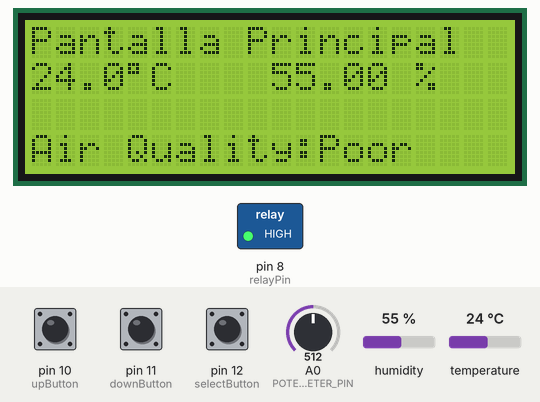
This sketch was run on a simulated Arduino Uno, built with avr-gcc and run on an emulated ATmega328P. Shown: 20×4 character LCD, switched loads named in the sketch (green lamp = pin HIGH). The inputs (shaded band) are chosen by the test bench; at power-on: A0 (POTENTIOMETER_PIN) = 512, pin 12 (selectButton) HIGH, pin 11 (downButton) HIGH, pin 10 (upButton) HIGH, humidity 55 %, temperature 24 °C.

Above: at 1.8 s.
1.9 s: A0 (POTENTIOMETER_PIN) set to 427
3.5 s: A0 (POTENTIOMETER_PIN) set to 392
At 4.8 s:
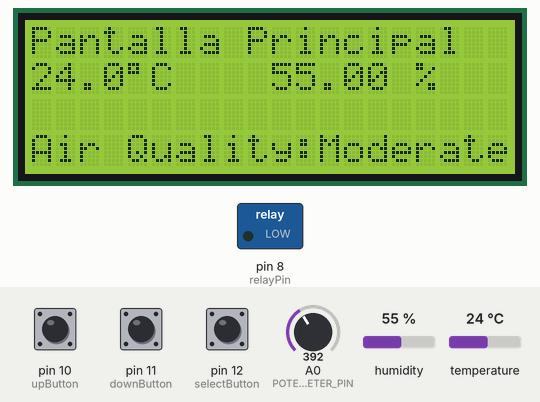
5.5 s: pin 12 (selectButton) pulled LOW for 0.65 s
At 6.2 s:
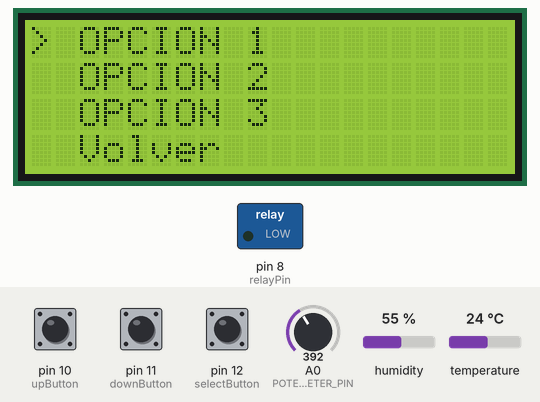
7.6 s: pin 11 (downButton) pulled LOW for 0.65 s
9.7 s: pin 11 (downButton) pulled LOW for 1 s
12.2 s: pin 12 (selectButton) pulled LOW for 1 s
At 12.6 s:
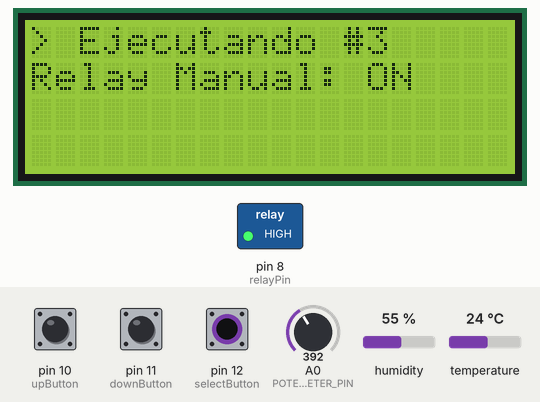
Timing chart, 0 to 15.2 s (numbered marks = the images above; inputs shaded):
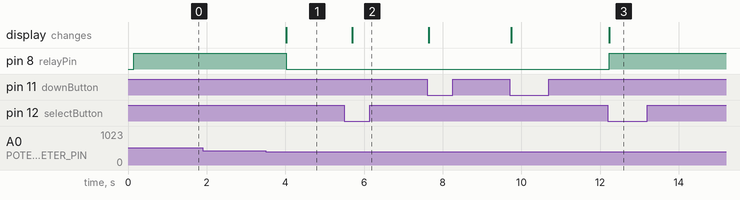

The sketch:

menu_puro_DHT11_mq135_rele.ino
```cpp
#include <Wire.h>
#include <LiquidCrystal_I2C.h>
#include <DHT.h>

#define DHTPIN 9       // Pin digital utilizado para la comunicación con el sensor DHT11
#define DHTTYPE DHT11   // Tipo de sensor DHT (DHT11 en este caso)

LiquidCrystal_I2C lcd(0x20, 20, 4);
DHT dht(DHTPIN, DHTTYPE);

int upButton = 10;
int downButton = 11;
int selectButton = 12;
int relayPin = 8;
float ppm = 0.0;
int menu = 0;
bool menuVisible = false;
bool relayManualOn = false;

const int POTENTIOMETER_PIN = A0;

const float ANALOG_MIN = 0.0;     // Valor mínimo de lectura analógica
const float ANALOG_MAX = 1023.0;  // Valor máximo de lectura analógica
const float PPM_MIN = 0.0;        // Valor mínimo de ppm
const float PPM_MAX = 1000.0;     // Valor máximo de ppm

void setup() {

  lcd.init();
  lcd.backlight();
  pinMode(upButton, INPUT_PULLUP);
  pinMode(downButton, INPUT_PULLUP);
  pinMode(selectButton, INPUT_PULLUP);
  pinMode(relayPin, OUTPUT); // Configura el pin del relé como salida
  dht.begin();  // Inicializar el sensor DHT11
  updateScreen();

}

void loop() {

  if (!digitalRead(downButton)) {
    if (menuVisible) {
      menu++;
      if (menu > 4) {
        menu = 4;
      }
      updateMenu();
    }
    delay(100);
    while (!digitalRead(downButton));
  }
  if (!digitalRead(upButton)) {
    if (menuVisible) {
      menu--;
      if (menu < 1) {
        menu = 1;
      }
      updateMenu();
    }
    delay(100);
    while (!digitalRead(upButton));
  }
  if (!digitalRead(selectButton)) {
    if (menuVisible) {
      executeAction();
    } else {
      menuVisible = true;
      menu = 1;
      updateScreen();
    }
    delay(100);
    while (!digitalRead(selectButton));
  }

  if (!menuVisible) {
    showMainScreen();
  }
}

void updateScreen() {
  lcd.clear();
  if (menuVisible) {
    updateMenu();
  } else {
    showMainScreen();
  }
}

void showMainScreen() {
  lcd.setCursor(0, 0);
  lcd.print("Pantalla Principal");

  // Leer la temperatura y humedad del sensor DHT11
  float temperature = dht.readTemperature();
  float humidity = dht.readHumidity();

  lcd.setCursor(0, 1);
  char tempStr[10];
  dtostrf(temperature, 4, 1, tempStr);
  lcd.print(tempStr);
  lcd.print((char)223);
  lcd.print("C");

  lcd.setCursor(10, 1);
  lcd.print(humidity);
  lcd.print(" %");


  // Leer MQ135 !!!1

  lcd.setCursor(0, 3);
  lcd.print("Air Quality:");

  int potValue = analogRead(POTENTIOMETER_PIN);
  float voltage = potValue * (5.0 / 1023.0);

  ppm = mapFloat(potValue, ANALOG_MIN, ANALOG_MAX, PPM_MIN, PPM_MAX);

  lcd.setCursor(12, 3);
  lcd.print(getAirQuality(ppm));

  // Control del relé según la calidad del aire
  if (getAirQuality(ppm) == "Poor    ") {
    digitalWrite(relayPin, HIGH);  // Activa el relé
  } else if (getAirQuality(ppm) == "Moderate" && !relayManualOn) {
    digitalWrite(relayPin, LOW);   // Desactiva el relé
  }

  // Delay para dar tiempo a la visualización
  delay(500);
}

void updateMenu() {
  lcd.clear();
  switch (menu) {
    case 1:
      lcd.setCursor(0, 0);
      lcd.print("> OPCION 1");
      lcd.setCursor(0, 1);
      lcd.print("  OPCION 2");
      lcd.setCursor(0, 2);
      lcd.print("  OPCION 3");
      lcd.setCursor(0, 3);
      lcd.print("  Volver");
      break;
    case 2:
      lcd.setCursor(0, 0);
      lcd.print("  OPCION 1");
      lcd.setCursor(0, 1);
      lcd.print("> OPCION 2");
      lcd.setCursor(0, 2);
      lcd.print("  OPCION 3");
      lcd.setCursor(0, 3);
      lcd.print("  Volver");
      break;
    case 3:
      lcd.setCursor(0, 0);
      lcd.print("  OPCION 1");
      lcd.setCursor(0, 1);
      lcd.print("  OPCION 2");
      lcd.setCursor(0, 2);
      lcd.print("> OPCION 3");
      lcd.setCursor(0, 3);
      lcd.print("  Volver");
      break;
    case 4:
      lcd.setCursor(0, 0);
      lcd.print("  OPCION 1");
      lcd.setCursor(0, 1);
      lcd.print("  OPCION 2");
      lcd.setCursor(0, 2);
      lcd.print("  OPCION 3");
      lcd.setCursor(0, 3);
      lcd.print("> Volver");
      break;
  }
}

void executeAction() {
  switch (menu) {
    case 1:
      action1();
      break;
    case 2:
      action2();
      break;
    case 3:
      action3();
      break;
    case 4:
      menuVisible = false;
      updateScreen();
      break;
  }
}

void action1() {
  lcd.clear();
  lcd.print("> Ejecutando #1");
  delay(1000);
}

void action2() {
  lcd.clear();
  lcd.print("> Ejecutando #2");
  delay(1000);
}

void action3() {
  lcd.clear();
  lcd.print("> Ejecutando #3");

  if (getAirQuality(ppm) == "Moderate") {
    lcd.setCursor(0, 1);
    lcd.print("Relay Manual: ");
    lcd.setCursor(14, 1);

    if (relayManualOn) {
      lcd.print("ON ");
      digitalWrite(relayPin, HIGH);  // Activa el relé
    } else {
      lcd.print("OFF");
      digitalWrite(relayPin, LOW);   // Desactiva el relé
    }

    while (!digitalRead(selectButton)) {
      if (!digitalRead(selectButton)) {
        relayManualOn = !relayManualOn;  // Cambia el estado del relé manualmente
        lcd.setCursor(14, 1);

        if (relayManualOn) {
          lcd.print("ON ");
          digitalWrite(relayPin, HIGH);  // Activa el relé
        } else {
          lcd.print("OFF");
          digitalWrite(relayPin, LOW);   // Desactiva el relé
        }

        delay(100);
        while (!digitalRead(selectButton));
      }
    }
  }

  delay(1000);
}

float mapFloat(float x, float inMin, float inMax, float outMin, float outMax) {
  return (x - inMin) * (outMax - outMin) / (inMax - inMin) + outMin;
}

String getAirQuality(float ppm) {
  if (ppm <= 100) {
    return "Good    ";
  } else if (ppm <= 400) {
    return "Moderate";
  } else {
    return "Poor    ";
  }
}
```

Measured:
- the behaviour switches between 410 and 409 on A0 (POTENTIOMETER_PIN) (found by bisection; images 0 and 1)
- after the input at 1.9 s, every drawn part: stays the same
- after the input at 3.5 s, pin 8 (relayPin): HIGH → LOW after 0.53 s; the display: changes after 0.53 s (image 1)
- after the input at 5.5 s, the display: changes after 0.20 s (image 2)
- after the input at 12.2 s, pin 8 (relayPin): LOW → HIGH at once; the display: changes at once (image 3)
